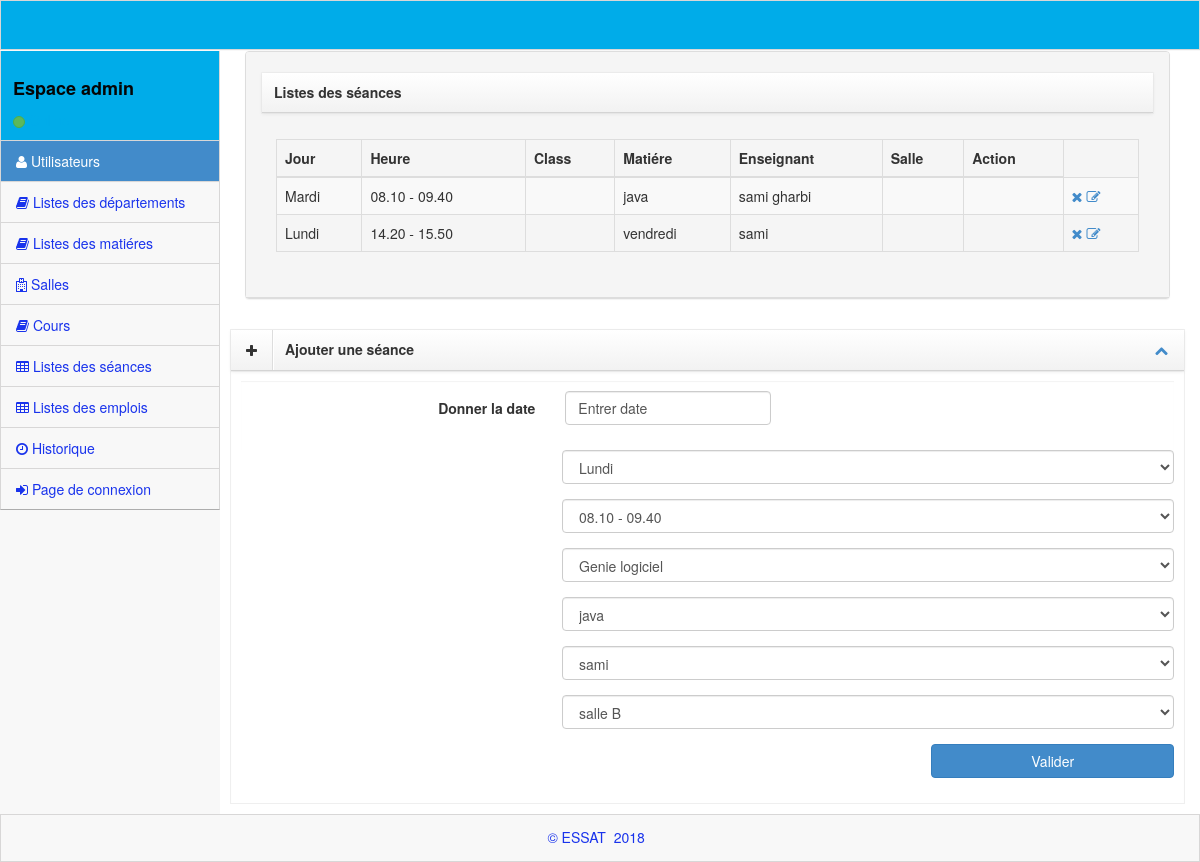
Screenshot of /seance.php with the database file from the repository.
### tables this page shows
CREATE TABLE `seance` (
  `id_seance` int(11) NOT NULL,
  `dat_debut` varchar(100) NOT NULL,
  `dat_fin` varchar(100) NOT NULL,
  `jour` varchar(100) NOT NULL,
  `nom_matiere` varchar(100) NOT NULL,
  `nom_enseignant` varchar(100) NOT NULL
);

### seance.php (the view, shortened to what this page needs)
<?php
require'db.php';
$sql = "SELECT * FROM seance Order BY id_seance";
$req = mysqli_query($con,$sql) or die();
?>
<!DOCTYPE html>
 <html lang="en">
<head>
   <link rel="stylesheet" href="assets/plugins/bootstrap/css/bootstrap.css" />
    <link rel="stylesheet" href="assets/css/main.css" />
    <link rel="stylesheet" href="assets/css/theme.css" />
    <link rel="stylesheet" href="assets/css/MoneAdmin.css" />
    <link rel="stylesheet" href="assets/plugins/Font-Awesome/css/font-awesome.css" />
 <link href="assets/css/jquery-ui.css" rel="stylesheet" />
<link rel="stylesheet" href="assets/plugins/uniform/themes/default/css/uniform.default.css" />
<link rel="stylesheet" href="assets/plugins/inputlimiter/jquery.inputlimiter.1.0.css" />
<link rel="stylesheet" href="assets/plugins/chosen/chosen.min.css" />
<link rel="stylesheet" href="assets/plugins/colorpicker/css/colorpicker.css" />
<link rel="stylesheet" href="assets/plugins/tagsinput/jquery.tagsinput.css" />
<link rel="stylesheet" href="assets/plugins/daterangepicker/daterangepicker-bs3.css" />
<link rel="stylesheet" href="assets/plugins/datepicker/css/datepicker.css" />
<link rel="stylesheet" href="assets/plugins/timepicker/css/bootstrap-timepicker.min.css" />
<link rel="stylesheet" href="assets/plugins/switch/static/stylesheets/bootstrap-switch.css" />
</head>
<body class="padTop53 " >
    <div id="wrap" >
        <div id="top">
            <nav class="navbar navbar-inverse navbar-fixed-top " style="padding-top: 10px;">
                </nav>
            </div>
            <div id="left" >
              <?php
              require"espace.php";
              require "menu.php";
              ?>
          </div>
          <div id="content">
            <div class="inner" style="min-height: 700px;">
 <div class="col-lg-12">
    <div class="panel panel-default">
        <div class="panel-heading">
                    <div class="box dark">
                        <header>
                            <h5>Listes des séances</h5>
                        </header>
                    </div>
                    <div class="panel-body">
                        <div class="table-responsive">
                            <table class="table table-striped table-bordered table-hover">
                                <thead>
                                    <tr>
                                        <th>Jour</th>
                                        <th>Heure</th>
                                        <th>Class</th>
                                        <th>Matiére</th>
                                        <th>Enseignant</th>
                                        <th>Salle</th>
                                        <th>Action</th>
                                         </tr>
                    </thead>
                    <tbody>
                        <tr>
                            <?php
                            if(mysqli_num_rows($req)>0)
                                while ($data = mysqli_fetch_assoc($req)) {
                                   ?>
                                   <td name="jour"><?php echo $data['jour']; ?></td>
                                   <td name="dat_debut"><?php echo $data['dat_debut']; ?></td>
                                   <td name="nom_dep"><?php echo $data['nom_dep']; ?></td>
                                   <td name="nom_matiere"><?php echo $data['nom_matiere'];?></td>
                                   <td name="nom_enseignant"><?php echo $data['nom_enseignant'];?></td>
                                   <td name="nom_salle"><?php echo $data['nom_salle'];?></td>
                                   <td name="semaine"><?php echo $data['semaine'];?></td>
                                   <td name="nombredheure">
                                    <div class="toolbar">
                                        <ul class="nav">
                                            <?php echo ("<a  onclick=\"return confirm(' Vous etes sur ?')\" href=\"delseance.php?idPersonne=".$data['id_seance']."\">");?>
                                             <i class="icon-remove"></i></a>
                                             <?php echo ("<a  href=\"modifseance.php?idPersonne=".$data['id_seance']."\">"); ?>
                                              <i class="icon-edit">
                                              </i>
                                          </a>
                                      </ul>
                                        </td>
                        </tr>
                        <?php
                    }
                    ?>
                </tbody>
            </table>
        </div>
    </div>
</div>
</div>
</div>
<div class="row">
    <div class="col-lg-12">
        <div class="box dark">
            <header>
                <div class="icons"><i class="icon-plus"></i></div>
                <h5>Ajouter une séance</h5>
                <div class="toolbar">
                    <ul class="nav">
                        <li>
                            <a class="accordion-toggle minimize-box"
                            data-toggle="collapse"
                            href="#div-1">
                            <i class="icon-chevron-up"></i>
                        </a>
                    </li>
                </ul>
            </div>
        </header>
        <div id="div-1" class="accordion-body collapse in body">
            <div id="ajoututil">
                <form class="form-horizontal" id="ajoutmat" action="ajseance.php" method="POST">
                  <div id="datePickerBlock" class="body collapse in">
                    <div class="form-group">
                        <label class="control-label col-lg-4" for="dp1">Donner la date</label>
                        <div class="col-lg-3" name="semaine">
                            <input type="datetime" class="form-control" name="semaine" value="Entrer date" id="dp1" />
                        </div>
                    </div>
                       </div>
                  <div class="form-group">
                    <div class="col-lg-8 col-lg-push-4">
                        <select name="jour" class="form-control">
                            <option value="Lundi">Lundi</option>
                        </select>
                    </div>
                </div>
                <div class="form-group">
                    <div class="col-lg-8 col-lg-push-4">
                        <select name="dat_debut" class="form-control">
                            <option value="08.10 - 09.40">08.10 - 09.40</option>
                        </select>
                    </div>
                </div>
                <div class="form-group">
                    <div class="col-lg-8 col-lg-push-4">
                       <select name="nom_dep" class="form-control" onchange="afficher(this.value)">
                        <?php
                        require"db.php";
                        $res=mysqli_query($con,"select * from departement  ");
                        while ($r=mysqli_fetch_array($res,MYSQLI_NUM))
                            { echo '<option>'.$r[1].'</option>' ; }
                        ?>
                    </select>
                </div>
            </div>
                <div class="form-group">
                    <div class="col-lg-8 col-lg-push-4">
                       <select name="nom_matiere" class="form-control" onchange="afficher(this.value)">
                        <?php
                        require"db.php";
                        $res=mysqli_query($con,"select * from matiere  ");
                        while ($r=mysqli_fetch_array($res,MYSQLI_NUM))
                            { echo '<option>'.$r[1].'</option>' ; }
                        ?>
                    </select>
                </div>
            </div>
                 <div class="form-group">
                    <div class="col-lg-8 col-lg-push-4">
                    <select name="nom_enseignant" class="form-control" onchange="afficher(this.value)">
                        <?php
                        require"db.php";
                        $res=mysqli_query($con,"select * from ens  ");
                        while ($r=mysqli_fetch_array($res,MYSQLI_NUM))
                            { echo '<option>'.$r[1].'</option>' ; }
                        ?>
                    </select>
</div></div>
<div class="form-group">
                    <div class="col-lg-8 col-lg-push-4">
                       <select name="nom_salle" class="form-control" onchange="afficher(this.value)">
                        <?php
                        require"db.php";
                        $res=mysqli_query($con,"select * from salle  ");
                        while ($r=mysqli_fetch_array($res,MYSQLI_NUM))
                            { echo '<option>'.$r[1].'</option>' ; }
                        ?>
                    </select>
                </div>
            </div>
                    <div class="form-group" >
                        <div class="col-lg-4 col-lg-push-8">
                            <input type="submit" name="valider" id="btnvalider" value="Valider" class="btn col-lg-10 col-lg-push-2 btn-primary  " />
                        </div></div>
                    </form>
                </div>
            </div>
        </div>
    </div>
</div>
</div>
</div>
</div>
<div id="footer">
    <p>&copy;  ESSAT &nbsp;2018 &nbsp;</p>
</div>
</body>
</html>

### assets/css/main.css (style rules this page uses)
#wrap { margin: 0 auto; }
#footer { height: 48px; background-color: #222222; }
@media (min-width: 768px) { html, body { height: 100%; } }
@media (min-width: 768px) { #wrap { height: auto !important; height: 100%; min-height: 100%; padding: 0 0 48px; margin-bottom: -48px; } }
body.padTop53 { padding-top: 75px; overflow: visible; }
@media (min-width: 802px) { body.padTop53 { padding-top: 51px; } }
#wrap:before, #top:before, .head:before, #footer:before, #wrap:after, #top:after, .head:after, #footer:after { display: table; content: " "; }
#wrap:after, #top:after, .head:after, #footer:after { clear: both; }
#wrap { background-color: #f8f8f8; }
@media (min-width: 768px) { #left { position: relative; float: left; width: 100px; } }
@media (min-width: 768px) { #content { margin-left: 100px; } }
@media (min-width: 768px) { #left { margin-bottom: -10px; } }
@media (min-width: 992px) { #left { width: 220px; } }
@media (min-width: 992px) { #content { margin-left: 220px; } }
#top .navbar { margin-bottom: 0; border:1px solid rgb(216, 215, 215); background-color:#00ace9; }
#content { -webkit-transition: margin 0.4s; transition: margin 0.4s; }
.inner { position: relative; min-height: 1px; padding-right: 15px; padding-left: 10px; background: #fff; border: 0px solid #e4e4e4; min-height:1200px; }
@media (min-width: 768px) { .inner { float: left; width: 100%; } }
.inner .row { margin-right: -15px; margin-left: -15px; }
#footer { margin: 0 auto; color: #1933EC; background-color:#f8f8f8; border:1px solid rgb(216, 215, 215); }
#footer p { padding: 12px 0 0; text-align: center; }
.box { position: relative; display: block; margin: 10px auto; border: 1px solid #efefef; }
.box header { background-repeat: repeat-x; border-bottom: 1px solid #d4d4d4; -webkit-box-shadow: 0 1px 4px rgba(0, 0, 0, 0.065); box-shadow: 0 1px 4px rgba(0, 0, 0, 0.065); background-image: linear-gradient(to bottom, #ffffff 0%, #f2f2f2 100%); }
.box header:before, .box header:after { display: table; content: " "; }
.box header:after { clear: both; }
.box header .icons, .box header h5, .box header .toolbar { position: relative; display: block; float: left; min-height: 1px; padding: 0; margin: 0; }
.box header .icons { padding: 10px 15px; border-right: 1px solid #ddd; -webkit-box-shadow: 1px 0px 0px #ffffff; box-shadow: 1px 0px 0px #ffffff; }
.box header h5 { padding: 12px; font-weight: bold; }
.box header .toolbar { display: inline-table; float: right; }
.box header .toolbar .nav { margin: 1px 1px 0 0; }
.box header .toolbar .nav > li { display: inline-block; }
.box header .toolbar .nav > li > a { padding-top: 9px; }
.box .body { padding: 10px; -webkit-box-shadow: inset 0 1px 1px rgba(0, 0, 0, 0.05); box-shadow: inset 0 1px 1px rgba(0, 0, 0, 0.05); }

### assets/css/MoneAdmin.css (style rules this page uses)
body { background-color: #f8f8f8; }

### rows the page displays
seance: jour "Mardi", dat_debut "08.10 - 09.40", nom_matiere "java", nom_enseignant "sami gharbi"
seance: jour "Lundi", dat_debut "14.20 - 15.50", nom_matiere "vendredi", nom_enseignant "sami"

### other values shown
form field nom_dep "Genie logiciel"
form field nom_matiere "java"
form field nom_enseignant "sami"
form field nom_salle "salle B"
